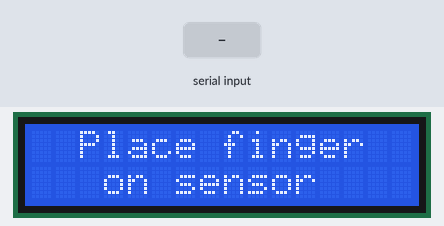
This sketch was run on a simulated Arduino Uno, built with avr-gcc and run on an emulated ATmega328P. On the bench: 16×2 character LCD. Inputs (shaded band) come from the test bench. What the sketch prints to the serial monitor is not drawn.

Above: at 1.2 s.
1.3 s: "90,45\n" received over Serial
At 2.1 s:
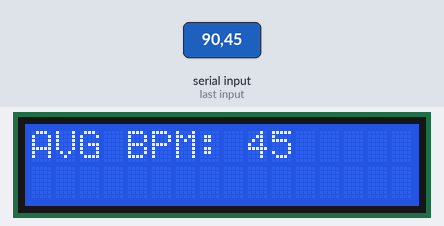
3.8 s: "30,150\n" received over Serial
At 4.2 s:
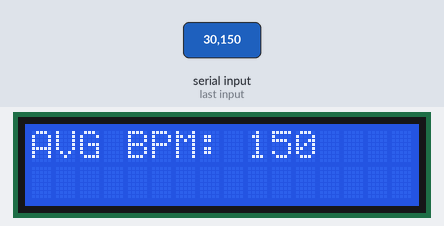
6.8 s: "5\n" received over Serial
At 7.2 s:
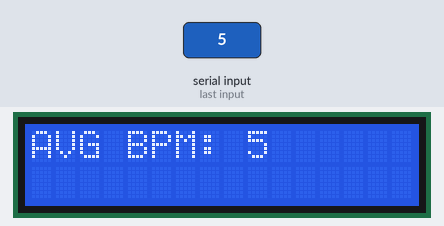
9.8 s: "200\n" received over Serial
At 10.6 s:
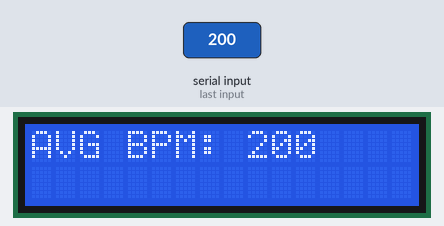
12.8 s: "90,45\n" received over Serial
At 13.6 s:
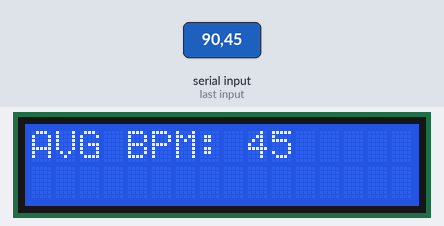
15.8 s: "30,150\n" received over Serial
At 16.3 s:
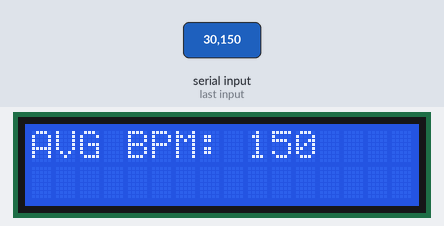
Timing chart, 0 to 18.8 s (numbered marks = the images above; inputs shaded):
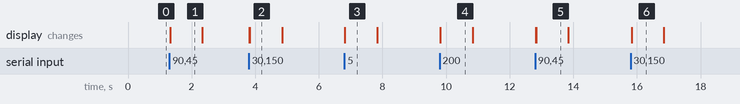

Measured:
- after the input at 1.3 s, the display: changes at once (image 1)
- after the input at 3.8 s, the display: first changes at once (image 2 shows a later state)
- after the input at 6.8 s, the display: changes at once (image 3)
- after the input at 9.8 s, the display: changes at once (image 4)
- after the input at 12.8 s, the display: first changes at once (image 5 shows a later state)
- after the input at 15.8 s, the display: changes at once (image 6)
- what the display in image 1 shows lasts 1.0 s, from 1.3 s to 2.3 s

The sketch:

BluetoothSlave.ino
```cpp
#include <LiquidCrystal.h>
int state = 0;

const int rs = 12, en = 11, d4 = 5, d5 = 4, d6 = 3, d7 = 2;
LiquidCrystal lcd(rs, en, d4, d5, d6, d7);

void setup() {
  Serial.begin(38400); // Default communication rate of the Bluetooth module
  lcd.begin(16, 2);
  lcd.setCursor(0,0);
}
void loop() {
 if(Serial.available() > 0){ // Checks whether data is comming from the serial port
    state = Serial.parseInt(); // Reads the data from the serial port
 }
 //lcd.clear();
 lcd.setCursor(0,0);
 lcd.clear();

 if(state == 0){
  lcd.print("  Place finger");
  lcd.setCursor(0,1);
  lcd.print("   on sensor");
 }
 else{
 lcd.print("AVG BPM: ");
 lcd.print(state);
 //lcd.setCursor(0,10);
 Serial.print(state);
 Serial.println();
 }
 delay(10);
}
```
